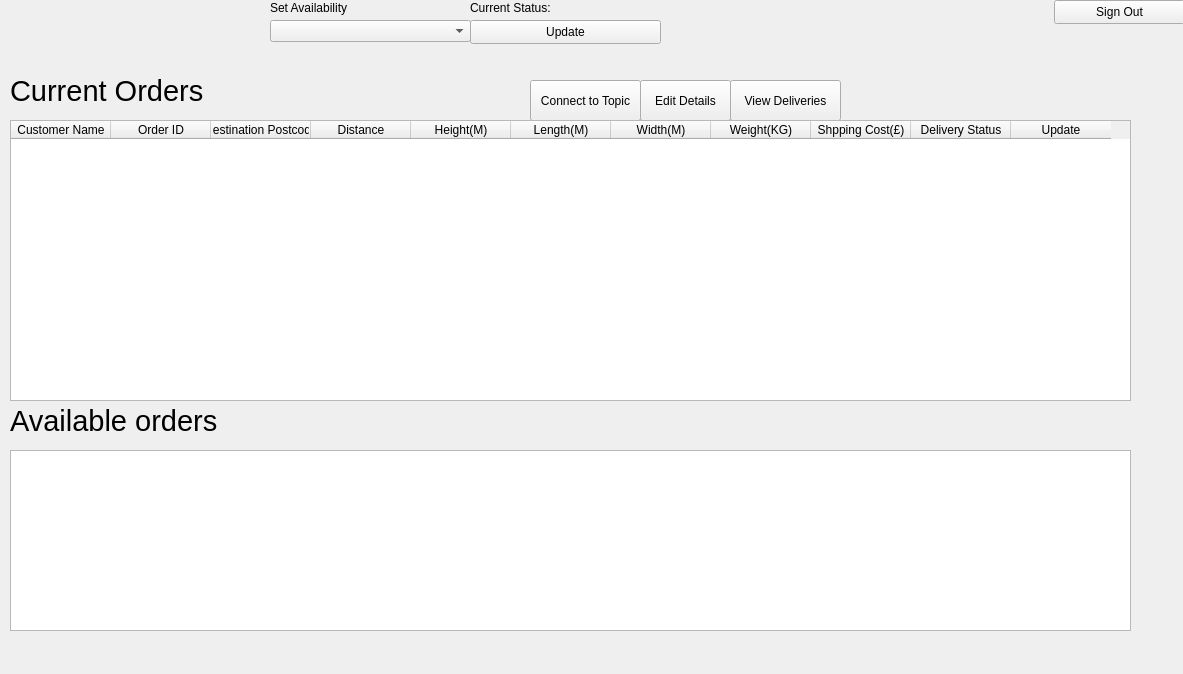
<?xml version="1.0" encoding="UTF-8"?>
<ui version="4.0">
 <class>driverUI</class>
 <widget class="QWidget" name="driverUI">
  <property name="geometry">
   <rect>
    <x>0</x>
    <y>0</y>
    <width>1183</width>
    <height>674</height>
   </rect>
  </property>
  <property name="windowTitle">
   <string>Form</string>
  </property>
  <widget class="QPushButton" name="viewDeliveries">
   <property name="geometry">
    <rect>
     <x>730</x>
     <y>80</y>
     <width>111</width>
     <height>41</height>
    </rect>
   </property>
   <property name="text">
    <string>View Deliveries</string>
   </property>
  </widget>
  <widget class="QPushButton" name="editDetails">
   <property name="geometry">
    <rect>
     <x>640</x>
     <y>80</y>
     <width>91</width>
     <height>41</height>
    </rect>
   </property>
   <property name="text">
    <string>Edit Details</string>
   </property>
  </widget>
  <widget class="QLabel" name="label">
   <property name="geometry">
    <rect>
     <x>10</x>
     <y>400</y>
     <width>261</width>
     <height>41</height>
    </rect>
   </property>
   <property name="font">
    <font>
     <pointsize>22</pointsize>
    </font>
   </property>
   <property name="text">
    <string>Available orders</string>
   </property>
  </widget>
  <widget class="QComboBox" name="avaliabilityCombo">
   <property name="geometry">
    <rect>
     <x>270</x>
     <y>20</y>
     <width>201</width>
     <height>22</height>
    </rect>
   </property>
  </widget>
  <widget class="QLabel" name="label_2">
   <property name="geometry">
    <rect>
     <x>270</x>
     <y>0</y>
     <width>201</width>
     <height>16</height>
    </rect>
   </property>
   <property name="text">
    <string>Set Availability</string>
   </property>
  </widget>
  <widget class="QPushButton" name="update_avaliability">
   <property name="geometry">
    <rect>
     <x>470</x>
     <y>20</y>
     <width>191</width>
     <height>24</height>
    </rect>
   </property>
   <property name="text">
    <string>Update</string>
   </property>
  </widget>
  <widget class="QLabel" name="label_3">
   <property name="geometry">
    <rect>
     <x>470</x>
     <y>0</y>
     <width>81</width>
     <height>16</height>
    </rect>
   </property>
   <property name="text">
    <string>Current Status:</string>
   </property>
  </widget>
  <widget class="QLabel" name="avaliabilityLabel">
   <property name="geometry">
    <rect>
     <x>550</x>
     <y>0</y>
     <width>161</width>
     <height>16</height>
    </rect>
   </property>
   <property name="text">
    <string/>
   </property>
  </widget>
  <widget class="QTableWidget" name="new_deliveries">
   <property name="geometry">
    <rect>
     <x>10</x>
     <y>450</y>
     <width>1121</width>
     <height>181</height>
    </rect>
   </property>
  </widget>
  <widget class="QPushButton" name="connect_to_topic">
   <property name="geometry">
    <rect>
     <x>530</x>
     <y>80</y>
     <width>111</width>
     <height>41</height>
    </rect>
   </property>
   <property name="text">
    <string>Connect to Topic</string>
   </property>
  </widget>
  <widget class="QTableWidget" name="existing_orders">
   <property name="geometry">
    <rect>
     <x>10</x>
     <y>120</y>
     <width>1121</width>
     <height>281</height>
    </rect>
   </property>
   <column>
    <property name="text">
     <string>Customer Name</string>
    </property>
   </column>
   <column>
    <property name="text">
     <string>Order ID</string>
    </property>
   </column>
   <column>
    <property name="text">
     <string>Destination Postcode</string>
    </property>
   </column>
   <column>
    <property name="text">
     <string>Distance</string>
    </property>
   </column>
   <column>
    <property name="text">
     <string>Height(M)</string>
    </property>
   </column>
   <column>
    <property name="text">
     <string>Length(M)</string>
    </property>
   </column>
   <column>
    <property name="text">
     <string>Width(M)</string>
    </property>
   </column>
   <column>
    <property name="text">
     <string>Weight(KG)</string>
    </property>
   </column>
   <column>
    <property name="text">
     <string>Shpping Cost(£)</string>
    </property>
   </column>
   <column>
    <property name="text">
     <string>Delivery Status</string>
    </property>
   </column>
   <column>
    <property name="text">
     <string>Update</string>
    </property>
   </column>
  </widget>
  <widget class="QLabel" name="label_4">
   <property name="geometry">
    <rect>
     <x>10</x>
     <y>70</y>
     <width>261</width>
     <height>41</height>
    </rect>
   </property>
   <property name="font">
    <font>
     <pointsize>22</pointsize>
    </font>
   </property>
   <property name="text">
    <string>Current Orders</string>
   </property>
  </widget>
  <widget class="QPushButton" name="sign_out">
   <property name="geometry">
    <rect>
     <x>1054</x>
     <y>0</y>
     <width>131</width>
     <height>24</height>
    </rect>
   </property>
   <property name="text">
    <string>Sign Out</string>
   </property>
  </widget>
 </widget>
 <resources/>
 <connections/>
</ui>
